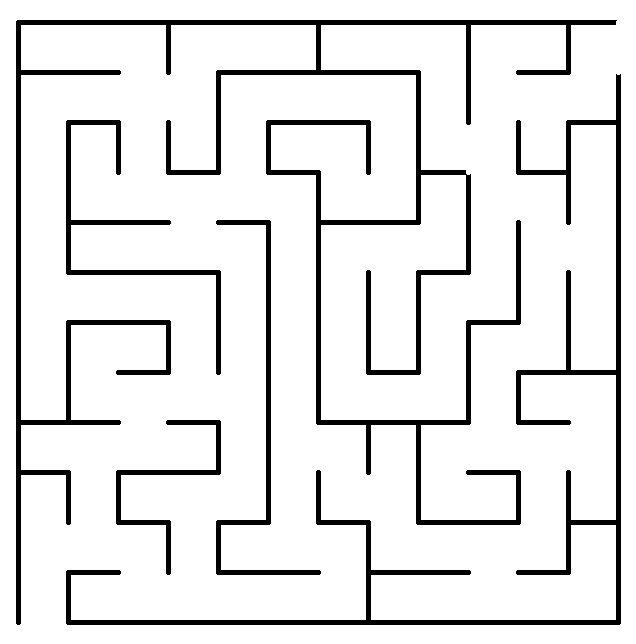
#> input picture labirintos/abigail.jpg, 636 x 644 px
$ python main.py
#> lines starting #> are read from the running program, lines starting #| are printed output that depends on the picture; after the words box and inside, x2 and y2 are one past the last pixel; in counts of white or black regions, pixels touching at a corner belong together
from skimage import io, color, filters, morphology, exposure
import os

def limiarizar(imagem, limiar):
	global linhas
	global colunas

	for i in range(0, linhas):
		for j in range(0,colunas):
			if imagem[i][j] < limiar: imagem[i][j] = 0
			else: imagem[i][j] = 1

def encontraBranco(imagem):
	global linhas
	global colunas

	for i in range(0, linhas):
		for j in range(0,colunas):
			if imagem[i][j] == 1:
				return i, j

def branco (imagem):
	if (imagem[0]==1.0 and imagem[1]==1.0 and imagem[2] == 1.0):
		return True
	return False

def pegarEntrada():
	global fator
	flag = True

	while(flag):
		caminho = input('Digite o caminho da imagem:\n')
#> the answer given: labirintos/abigail.jpg
		try:
			io.imread(caminho, True)
			flag = False
			fator = int(input('Digite a cada quantos pixels pintados deseja salvar a imagem:\n'))
#> the answer given: 3
		except Exception as e:
			print('\n\nErro:\n')
			print(e)
			print('\n\n')

	return caminho


imagem = io.imread(pegarEntrada(), True)
#> imagem is the input picture: shape (644, 636) float64; min 0, max 1, mean 0.9

linhas, colunas = imagem.shape
#> linhas = 644; colunas = 636

limiarizar(imagem, 0.6)
#> after the loop in limiarizar, `for i in range(0, linhas):`: imagem: shape (644, 636) float64; values 0 (black) and 1 (white), 90% white; 5 black regions, box (x1, y1, x2, y2) and area: (16, 20, 617, 625) 22174, (66, 74, 621, 625) 11224, (66, 120, 221, 375) 3015, (216, 220, 321, 575) 2767, (116, 420, 221, 575) 1766

imagem = morphology.erosion(imagem, morphology.square(3))
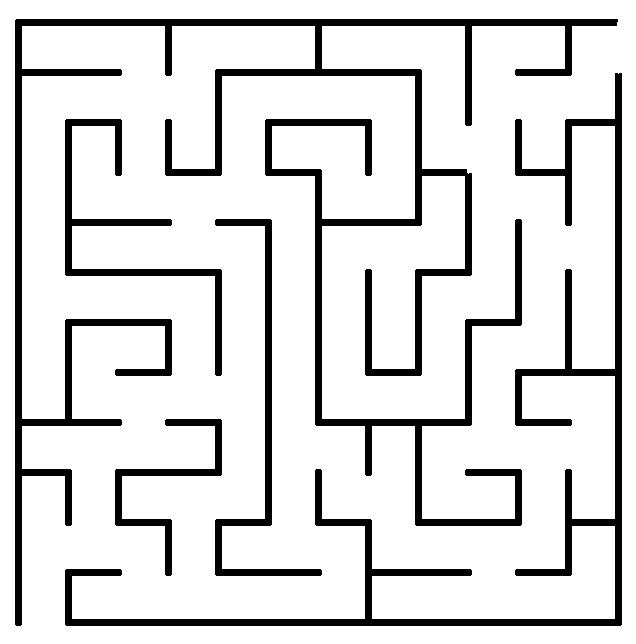
#> imagem: shape (644, 636) float64; values 0 (black) and 1 (white), 86% white; 5 black regions, box (x1, y1, x2, y2) and area: (15, 19, 618, 626) 31092, (65, 73, 622, 626) 15742, (65, 119, 222, 376) 4239, (215, 219, 322, 576) 3891, (115, 419, 222, 576) 2490
imagem = morphology.erosion(imagem, morphology.square(3))
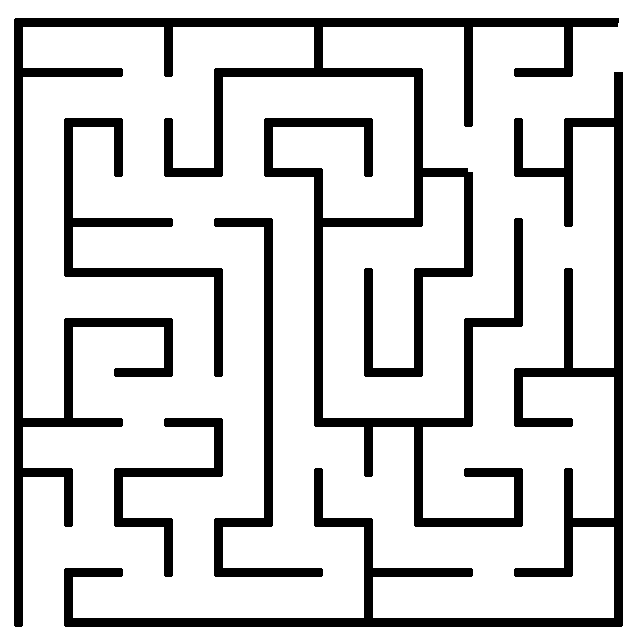
#> imagem: shape (644, 636) float64; values 0 (black) and 1 (white), 81.9% white; 5 black regions, box (x1, y1, x2, y2) and area: (14, 18, 619, 627) 40017, (64, 72, 623, 627) 20267, (64, 118, 223, 377) 5471, (214, 218, 323, 577) 5023, (114, 418, 223, 577) 3222
imagem = morphology.erosion(imagem, morphology.square(3))
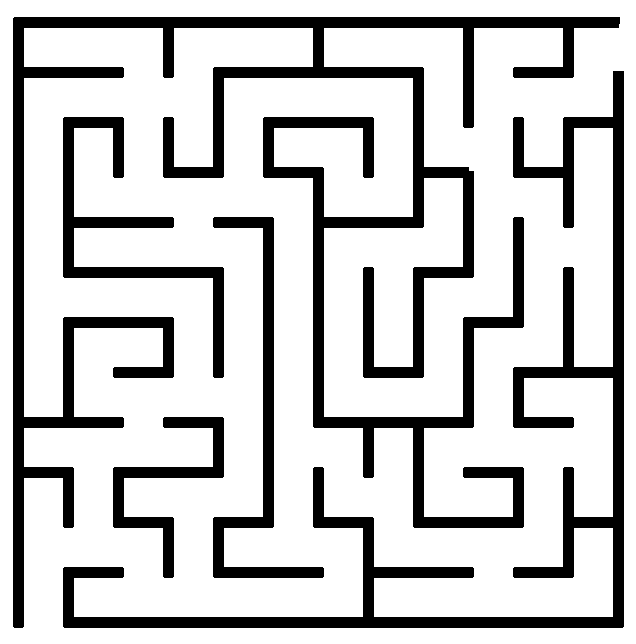
#> imagem: shape (644, 636) float64; values 0 (black) and 1 (white), 77.9% white; 5 black regions, box (x1, y1, x2, y2) and area: (13, 17, 620, 628) 48949, (63, 71, 624, 628) 24799, (63, 117, 224, 378) 6711, (213, 217, 324, 578) 6163, (113, 417, 224, 578) 3962

imagem = morphology.dilation(imagem, morphology.square(3))
imagem = morphology.dilation(imagem, morphology.square(3))

erudita = morphology.erosion(imagem)
#> erudita: shape (644, 636) float64; values 0 (black) and 1 (white), 82% white; 5 black regions, box (x1, y1, x2, y2) and area: (14, 18, 619, 627) 39904, (64, 72, 623, 627) 20209, (64, 118, 223, 377) 5451, (214, 218, 323, 577) 5007, (114, 418, 223, 577) 3204
imagem = imagem - erudita
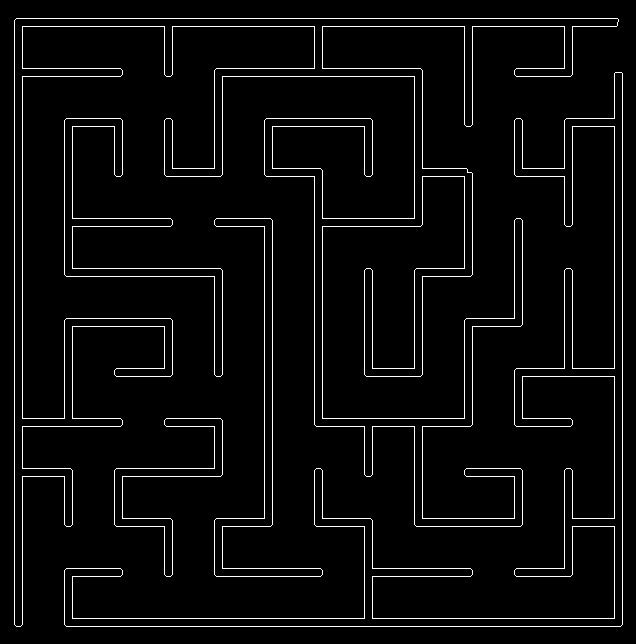
#> imagem: shape (644, 636) float64; values 0 (black) and 1 (white), 4% white in thin lines or dots

l,c = encontraBranco(imagem)
#> l = 18; c = 16


imagem = color.gray2rgb(imagem)
indice = 0
indicejr = 1
#> (the run stopped early here; a loop or call above may not have finished)
